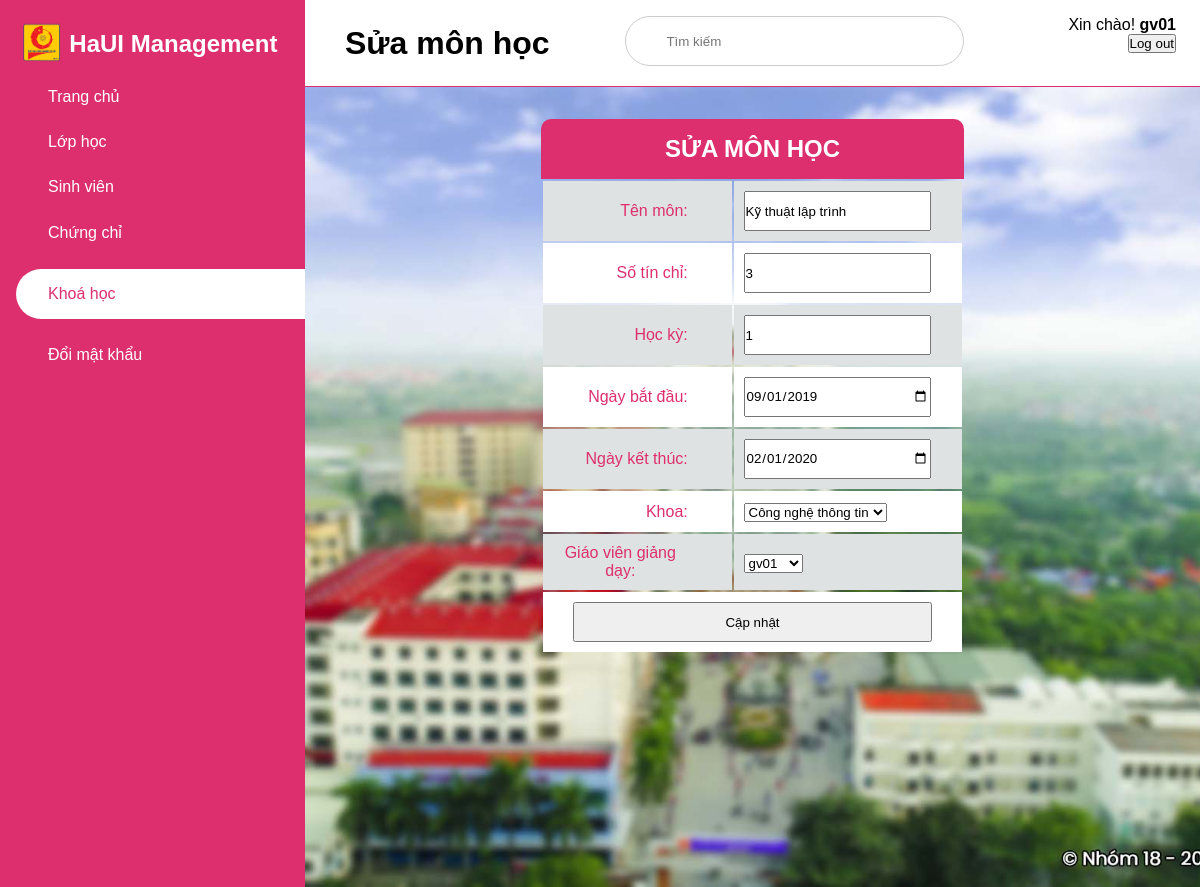
Page /admin/function/course/editCourse.php?id=1 (signed in) on the committed database.
### tables this page shows
CREATE TABLE `monhoc` (
  `id` int(11) NOT NULL,
  `ten_mon_hoc` varchar(255) NOT NULL,
  `so_tin` int(11) NOT NULL,
  `hoc_ky` int(11) NOT NULL,
  `ngay_bat_dau` date NOT NULL,
  `ngay_ket_thuc` date NOT NULL,
  `gv_id` int(11) NOT NULL,
  `khoa_id` int(11) NOT NULL
);

### admin/function/course/editCourse.php (the view, shortened to what this page needs)
<?php
include('../../../connection.php');
if (isset($_GET['id'])) {
    $course_id  = $_GET['id'];
    $sql = "SELECT * FROM monhoc WHERE id = $course_id";
    $query = mysqli_query($conn, $sql);
    $result = array();
    if (mysqli_num_rows($query) > 0) {
        $row = mysqli_fetch_assoc($query);
        $result = $row;
    }
} else {
    $course_id = '';
}
?>
<!DOCTYPE html>
<html lang="en">
<head>
    <link rel="stylesheet" href="https://maxst.icons8.com/vue-static/landings/line-awesome/line-awesome/1.3.0/css/line-awesome.min.css">
    <link rel="stylesheet" href="https://cdn.jsdelivr.net/npm/bootstrap-icons@1.8.1/font/bootstrap-icons.css">
    <link rel="stylesheet" href="../../assets/frontend/css/style.css">
</head>
<body>
    <?php $page = "course";
    include('../../common/menu_function.php'); ?>
    <div class="main-content">
        <header>
            <div class="name-content" style="line-height: 55px; width: 30%;">
                <h1>
                    <label for="nav-toggle">
                        <span class="las la-bars">
                        </span>
                    </label>
                    Sửa môn học
                </h1>
            </div>
            <div class="search-wrapper">
                <input type="search" placeholder="Tìm kiếm">
            </div>
            <div class="user-wrapper">
                <div>
                    <form action="" method="POST">
                        <p>Xin chào! <b><?php echo $_SESSION['username']; ?></b></p>
                        <button name="btn_logout">
                            <span class="las la-power-off">Log out</span>
                        </button>
                    </form>
                </div>
            </div>
        </header>
        <main>
            <div>
                <form method="POST">
                    <h2>SỬA MÔN HỌC</h2>
                    <table class="button-add">
                        <tr>
                            <td>
                                <label for="text-course-name">Tên môn: </label>
                            </td>
                            <td>
                                <input type="text" name="text-course-name" value="<?php echo $result['ten_mon_hoc'] ?>">
                            </td>
                        </tr>
                        <tr>
                            <td>
                                <label for="text-course-credit">Số tín chỉ: </label>
                            </td>
                            <td>
                                <input type="text" name="text-course-credit" value="<?php echo $result['so_tin'] ?>">
                            </td>
                        </tr>
                        <tr>
                            <td>
                                <label for="text-course-semester">Học kỳ: </label>
                            </td>
                            <td>
                                <input type="text" name="text-course-semester" value="<?php echo $result['hoc_ky'] ?>">
                            </td>
                        </tr>
                        <tr>
                            <td>
                                <label for="text-course-start-date">Ngày bắt đầu: </label>
                            </td>
                            <td>
                                <input type="date" name="text-course-start-date" value="<?php echo date('Y-m-d', strtotime($result["ngay_bat_dau"])) ?>">
                            </td>
                        </tr>
                        <tr>
                            <td>
                                <label for="text-course-end-date">Ngày kết thúc: </label>
                            </td>
                            <td>
                                <input type="date" name="text-course-end-date" value="<?php echo date('Y-m-d', strtotime($result["ngay_ket_thuc"])) ?>">
                            </td>
                        </tr>
                        <tr>
                            <td>
                                <label for="text-course-fault">Khoa: </label>
                            </td>
                            <td>
                                <?php
                                $sql = "SELECT * FROM khoa";
                                $query = mysqli_query($conn, $sql);
                                if ($query) {
                                    echo "<select name=\"fault-name\">";
                                    foreach ($query as $item) {
                                        $khoa_fullname = $item['ten_khoa'];
                                        $khoa_id = $item['id'];
                                        echo "<option value=\"$khoa_id\">" . $khoa_fullname . "</option>";
                                    }
                                    echo '</select>';
                                }
                                ?>
                            </td>
                        </tr>
                        <tr>
                            <td>
                                <label for="text-course-teacher">Giáo viên giảng dạy: </label>
                            </td>
                            <td>
                                <?php
                                $sql = "SELECT * FROM giaovien";
                                $query = mysqli_query($conn, $sql);
                                if ($query) {
                                    echo "<select name=\"teacher-name\">";
                                    foreach ($query as $item) {
                                        $gv_fullname = $item['ten_gv'];
                                        $gv_id = $item['id'];
                                        echo "<option value=\"$gv_id\">" . $gv_fullname . "</option>";
                                    }
                                    echo '</select>';
                                }
                                ?>
                            </td>
                        </tr>
                        <tr class="bt-add">
                            <td colspan="2" style="text-align: center">
                                <input type="submit" value="Cập nhật" name="btn-update-course">
                            </td>
                        </tr>
                    </table>
                </form>
            </div>
        </main>
    </div>
</body>
</html>

### admin/assets/frontend/css/style.css (style rules this page uses)
:root { --main-coler: #dd2f6e; --color-dark: #1d2231; --text-grey: #8390a2; --baseColor: #dd2f6e; --borderRadius: 10px; --imageBig: 100px; --imageSmall: 60px; --padding: 10px; }
* { padding: 0; margin: 0; box-sizing: border-box; list-style-type: none; text-decoration: none; font-family: "Poppins", sans-serif; }
.main-content { transition: margin-left 300ms; margin-left: 305px; }
header { height: 87px; display: flex; justify-content: space-between; padding: 1rem 1.5rem; position: fixed; align-content: center; left: 305px; width: calc(100% - 305px); top: 0; z-index: 100; transition: left 300ms; background: white; border-bottom: 1px solid var(--main-coler); }
header label span { font-size: 1.7rem; padding-right: 1rem; }
.user-wrapper { width: 20%; text-align: right; }
.search-wrapper { border: 1px solid #ccc; border-radius: 30px; height: 50px; display: flex; align-items: center; overflow: hidden; width: 40%; }
.search-wrapper input { padding: 0.5rem; border: none; outline: none; width: 50%; }
main { margin-top: 87px; padding: 2rem 1.5rem; min-height: 100vh; background-image: url("../images/cover.jpg"); background-position: center; background-repeat: no-repeat; background-size: cover; }
table td, th { color: var(--baseColor, 10%); padding: var(--padding); }
table td { text-align: center; vertical-align: middle; }
table td:last-child { font-size: 0.95em; line-height: 1.4; text-align: left; }
table tr:nth-child(2n) { background-color: white; }
table tr:nth-child(2n + 1) { background-color: #dfe2e2; }
div form h2 { width: 50%; background-color: var(--baseColor); color: white; font-size: 1.5em; padding: 1rem; text-align: center; text-transform: uppercase; margin: auto; border-radius: 10px 10px 0 0; }
.button-add { width: 50%; margin: auto; }
.button-add tr td label { display: flex; justify-content: right; width: 80%; }
.button-add tr td input { width: 90%; height: 40px; }
.bt-add { padding: 5px; width: 20%; border-radius: 15px; border-color: transparent; background-color: #8a2be2; color: white; font-weight: bold; margin-top: 5px; }

### rows in the picture
monhoc: text-course-name "Kỹ thuật lập trình", text-course-credit "3", text-course-semester "1", text-course-start-date "09/01/2019", text-course-end-date "02/01/2020"

### other values in the picture
$_SESSION['username'] "gv01"
form field fault-name "Công nghệ thông tin"
form field teacher-name "gv01"
